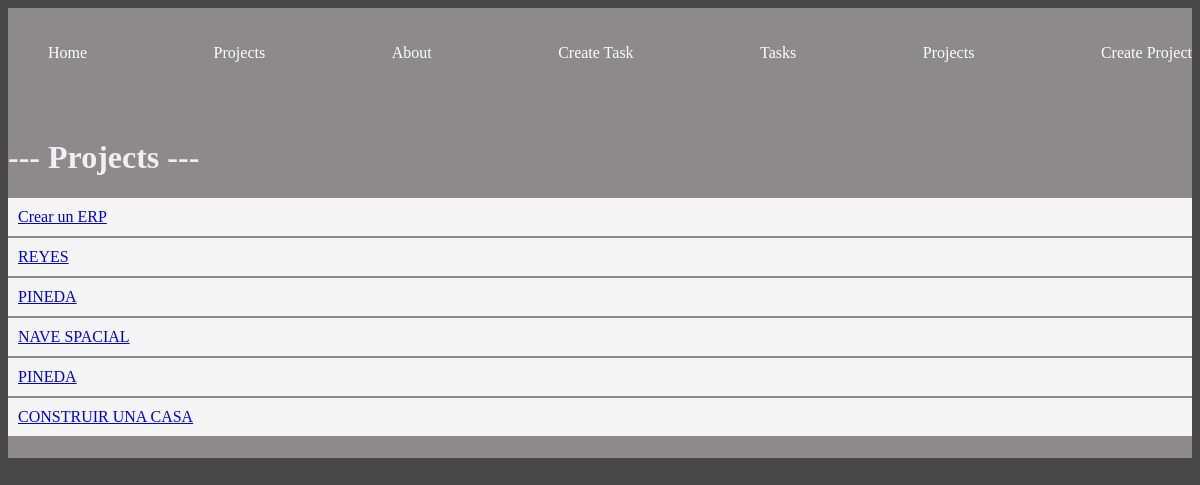
Screenshot of /project with the database file from the repository.
### myapp/models.py (models this page shows, shortened)
class Project(models.Model):
    name = models.CharField(max_length=200)

### myapp/views.py (the view)
# urls.py: path('project', views.project),
def project(request):
    projects = Project.objects.all()
    return render(request, 'projects/projects.html', {
        "projects": projects
    })

### myapp/templates/projects/projects.html
{% extends "layouts/base.html" %}
{% block content %}
<h1>--- Projects ---</h1>
{% for project in projects %}
<article class="card">
    <a href="project_detail/{{project.id}}"> {{project.name}} </a>
</article>
{%endfor%}
{% endblock %}

### myapp/static/styles/main.css (style rules this page uses)
body { background: #484747; color: rgb(240, 240, 243); }
.card { background: whitesmoke; color: black; padding: 10px; margin-bottom: 2px; }

### rows the page displays
Project: name "Crear un ERP"
Project: name "REYES"
Project: name "PINEDA"
Project: name "NAVE SPACIAL"
Project: name "PINEDA"
Project: name "CONSTRUIR UNA CASA"
